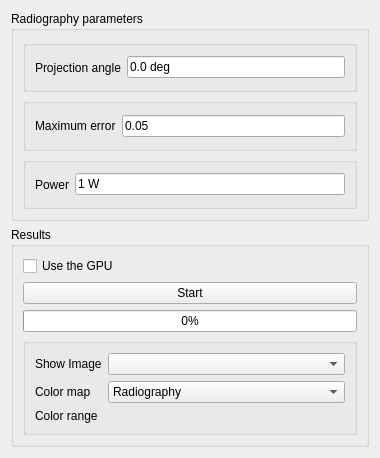
<?xml version="1.0" encoding="UTF-8"?>
<ui version="4.0">
 <class>TaskPanel</class>
 <widget class="QWidget" name="TaskPanel">
  <property name="geometry">
   <rect>
    <x>0</x>
    <y>0</y>
    <width>380</width>
    <height>458</height>
   </rect>
  </property>
  <property name="sizePolicy">
   <sizepolicy hsizetype="Preferred" vsizetype="Expanding">
    <horstretch>0</horstretch>
    <verstretch>0</verstretch>
   </sizepolicy>
  </property>
  <property name="minimumSize">
   <size>
    <width>250</width>
    <height>458</height>
   </size>
  </property>
  <property name="windowTitle">
   <string>Add object</string>
  </property>
  <layout class="QGridLayout" name="gridLayout_3">
   <item row="0" column="0">
    <widget class="QGroupBox" name="props_group">
     <property name="toolTip">
      <string>The radiography properties</string>
     </property>
     <property name="title">
      <string>Radiography parameters</string>
     </property>
     <layout class="QGridLayout" name="gridLayout_2">
      <item row="0" column="0">
       <widget class="QGroupBox" name="angle_group">
        <property name="toolTip">
         <string>The machine rotation around (0, 0, 1) axis</string>
        </property>
        <property name="flat">
         <bool>true</bool>
        </property>
        <layout class="QHBoxLayout" name="dens_group_kk">
         <item>
          <widget class="QLabel" name="angle_label">
           <property name="text">
            <string>Projection angle</string>
           </property>
          </widget>
         </item>
         <item>
          <widget class="Gui::InputField" name="angle">
           <property name="toolTip">
            <string/>
           </property>
           <property name="text">
            <string notr="true">0.0 deg</string>
           </property>
           <property name="unit" stdset="0">
            <string notr="true">deg</string>
           </property>
           <property name="quantity" stdset="0">
            <double>0.000000000000000</double>
           </property>
          </widget>
         </item>
        </layout>
       </widget>
      </item>
      <item row="1" column="0">
       <widget class="QGroupBox" name="halt_group">
        <property name="toolTip">
         <string>The maximum admissible error. The smaller this value the longer will it take to finish</string>
        </property>
        <property name="flat">
         <bool>true</bool>
        </property>
        <layout class="QHBoxLayout" name="horizontalLayout_2">
         <item>
          <widget class="QLabel" name="max_error_label">
           <property name="text">
            <string>Maximum error</string>
           </property>
          </widget>
         </item>
         <item>
          <widget class="QLineEdit" name="max_error">
           <property name="text">
            <string notr="true">0.05</string>
           </property>
           <property name="unit" stdset="0">
            <string notr="true"/>
           </property>
           <property name="quantity" stdset="0">
            <double>0.050000000000000</double>
           </property>
          </widget>
         </item>
        </layout>
       </widget>
      </item>
      <item row="2" column="0">
       <widget class="QGroupBox" name="emitter_group">
        <property name="flat">
         <bool>true</bool>
        </property>
        <layout class="QHBoxLayout" name="emitter_group_layout">
         <item>
          <widget class="QLabel" name="power_label">
           <property name="text">
            <string>Power</string>
           </property>
          </widget>
         </item>
         <item>
          <widget class="Gui::InputField" name="power">
           <property name="sizePolicy">
            <sizepolicy hsizetype="Expanding" vsizetype="Fixed">
             <horstretch>0</horstretch>
             <verstretch>0</verstretch>
            </sizepolicy>
           </property>
           <property name="toolTip">
            <string/>
           </property>
           <property name="text">
            <string notr="true">1 W</string>
           </property>
           <property name="unit" stdset="0">
            <string notr="true">W</string>
           </property>
           <property name="quantity" stdset="0">
            <double>1.000000000000000</double>
           </property>
          </widget>
         </item>
        </layout>
       </widget>
      </item>
     </layout>
    </widget>
   </item>
   <item row="1" column="0">
    <widget class="QGroupBox" name="results_group">
     <property name="title">
      <string>Results</string>
     </property>
     <layout class="QGridLayout" name="gridLayout">
      <item row="3" column="0">
       <widget class="QGroupBox" name="image_group">
        <property name="flat">
         <bool>true</bool>
        </property>
        <layout class="QGridLayout" name="gridLayout_4">
         <item row="3" column="1">
          <widget class="QComboBox" name="cmap">
           <item>
            <property name="text">
             <string>Radiography</string>
            </property>
           </item>
           <item>
            <property name="text">
             <string>Radiography negative</string>
            </property>
           </item>
           <item>
            <property name="text">
             <string>Airport</string>
            </property>
           </item>
          </widget>
         </item>
         <item row="2" column="0">
          <widget class="QLabel" name="image_label">
           <property name="text">
            <string>Show Image</string>
           </property>
          </widget>
         </item>
         <item row="2" column="1">
          <widget class="QComboBox" name="image">
           <property name="sizePolicy">
            <sizepolicy hsizetype="Expanding" vsizetype="Fixed">
             <horstretch>0</horstretch>
             <verstretch>0</verstretch>
            </sizepolicy>
           </property>
          </widget>
         </item>
         <item row="3" column="0">
          <widget class="QLabel" name="cmap_label">
           <property name="text">
            <string>Color map</string>
           </property>
          </widget>
         </item>
         <item row="4" column="0">
          <widget class="QLabel" name="crange_label">
           <property name="text">
            <string>Color range</string>
           </property>
          </widget>
         </item>
        </layout>
       </widget>
      </item>
      <item row="2" column="0">
       <widget class="QProgressBar" name="pbar">
        <property name="value">
         <number>0</number>
        </property>
       </widget>
      </item>
      <item row="1" column="0">
       <widget class="QPushButton" name="run">
        <property name="text">
         <string>Start</string>
        </property>
       </widget>
      </item>
      <item row="0" column="0">
       <widget class="QCheckBox" name="use_gpu">
        <property name="toolTip">
         <string>Use the GPU. In general the GPU may do the job significantly faster. Ensure you have OpenCL  and a valid GPU before enabling this option</string>
        </property>
        <property name="text">
         <string>Use the GPU</string>
        </property>
       </widget>
      </item>
     </layout>
    </widget>
   </item>
  </layout>
 </widget>
 <customwidgets>
  <customwidget>
   <class>Gui::InputField</class>
   <extends>QLineEdit</extends>
   <header>Gui/InputField.h</header>
  </customwidget>
 </customwidgets>
 <resources/>
 <connections/>
</ui>
